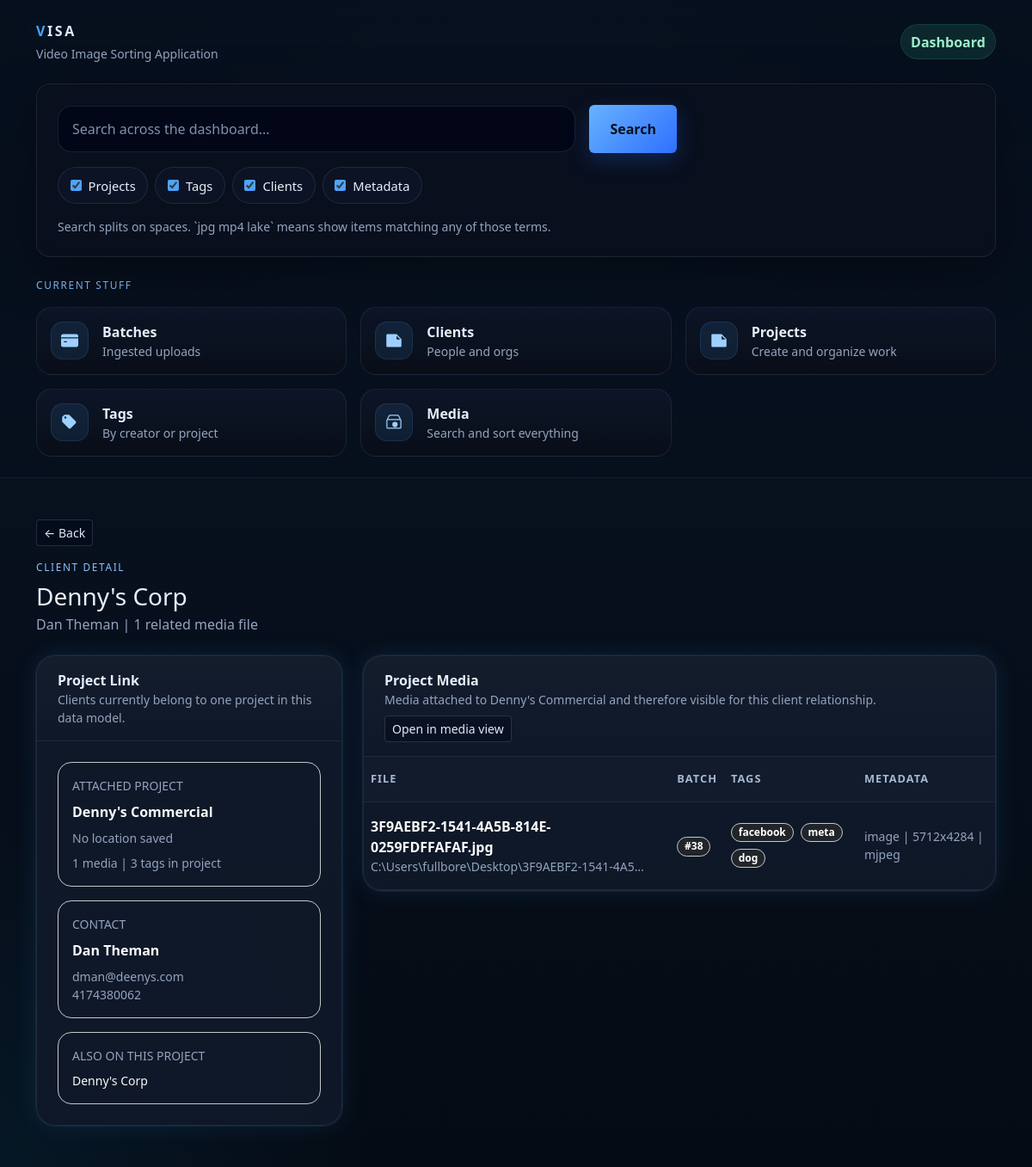
The app's page /dashboard/clients/3/ with its own data.
### base/models.py (models this page shows, shortened)
class Customer(models.Model):
    project = models.ForeignKey(
        Project,
        on_delete=models.CASCADE,
        related_name="customers",
    )
    company_name = models.CharField(max_length=90, blank=True)
    first_name = models.CharField(max_length=90)
    last_name = models.CharField(max_length=90)
    phone = models.CharField(max_length=30, blank=True)
    email = models.EmailField(blank=True)
    street_num = models.CharField(max_length=20, blank=True)
    street_name = models.CharField(max_length=120, blank=True)
    city = models.CharField(max_length=90, blank=True)
    state = models.CharField(max_length=10, blank=True)
    zip_code = models.CharField(max_length=20, blank=True)
    country = models.CharField(max_length=90, blank=True)

class Project(models.Model):
    name = models.CharField(max_length=90)
    location = models.CharField(max_length=90, blank=True)
    start_date = models.DateField(null=True, blank=True)
    end_date = models.DateField(null=True, blank=True)
    users = models.ManyToManyField(
        settings.AUTH_USER_MODEL,
        through="ProjectUser",
        related_name="projects",
        blank=True,
    )

class Media(models.Model):
    class Meta:
        verbose_name_plural = "Media Files"
    batch = models.ForeignKey(
        Batch,
        on_delete=models.CASCADE,
        related_name="media",
        null=True,
        blank=True,
    )
    project = models.ForeignKey(
        Project,
        on_delete=models.CASCADE,
        related_name="media",
        null=True,
        blank=True,
    )
    file_name = models.CharField(max_length=255)
    file_path = models.CharField(max_length=512, unique=True)
    tags = models.ManyToManyField(
        Tag,
        through="MediaTag",
        related_name="media",
        blank=True,
    )
    created_at = models.DateTimeField(auto_now_add=True)

class Batch(models.Model):
    class Meta:
        verbose_name_plural = "Batches"
    created_at = models.DateTimeField(auto_now_add=True)
    closed_at = models.DateTimeField(null=True, blank=True)

class Tag(models.Model):
    user = models.ForeignKey(
        settings.AUTH_USER_MODEL,
        on_delete=models.CASCADE,
        related_name="tags",
        null=True,
        blank=True,
    )
    name = models.CharField(max_length=90)
    class Meta:
        constraints = [
            models.UniqueConstraint(fields=["user", "name"], name="uniq_tag_user_name"),
        ]

class MediaMetadata(models.Model):
    class Meta:
        verbose_name_plural = "Media Metadata"
    media = models.OneToOneField(
        Media,
        on_delete=models.CASCADE,
        related_name="metadata",
    )
    file_type = models.CharField(max_length=90, blank=True)
    file_size = models.BigIntegerField(
        null=True,
        blank=True,
        help_text="File size in bytes",
    )
    imported_at = models.DateTimeField(
        null=True,
        blank=True,
        help_text="When this metadata record was imported or created",
    )
    has_color_grade = models.BooleanField(default=False)
    hdr = models.BooleanField(
        null=True,
        blank=True,
        help_text="True/False when known, null when unknown",
    )
    frame_rate = models.DecimalField(
        max_digits=8,
        decimal_places=3,
        null=True,
        blank=True,
        help_text="Frames per second, e.g. 23.976",
    )
    codec = models.CharField(max_length=90, blank=True)
    duration = models.DurationField(
        null=True,
        blank=True,
        help_text="Length of media",
    )
    width = models.PositiveIntegerField(null=True, blank=True)
    height = models.PositiveIntegerField(null=True, blank=True)
    aspect_ratio = models.CharField(
        max_length=90,
        null=True,
        blank=True,
        help_text="Optional source-reported aspect ratio",
    )
    color_space = models.CharField(max_length=90, blank=True)
    bit_rate = models.BigIntegerField(
        null=True,
        blank=True,
        help_text="Bits per second",
    )
    @property
    def resolution(self):
        if self.width and self.height:
            return f"{self.width}x{self.height}"
        return ""

### base/views.py (the view)
# urls.py: path("dashboard/clients/<int:client_id>/", views.dashboard_client_detail, name="dashboard_client_detail"),
def dashboard_client_detail(request, client_id):
    client = get_object_or_404(
        Customer.objects.select_related("project").annotate(
            project_media_total=Count("project__media", distinct=True),
            project_tag_total=Count("project__media__tags", distinct=True),
        ),
        id=client_id,
    )
    media_list = (
        client.project.media.select_related("metadata", "batch")
        .prefetch_related("tags")
        .order_by("file_name")
    )
    return render(
        request,
        "base/dashboard_client_detail.html",
        {
            "client": client,
            "project": client.project,
            "media_list": media_list,
            "media_count": media_list.count(),
            "project_clients": client.project.customers.order_by("company_name", "last_name", "first_name"),
            **_base_context(),
        },
    )

### base/views.py (called while the page is built)
def _empty_search_state():
    return {
        "q": "",
        "terms": [],
        "projects": True,
        "tags": True,
        "clients": True,
        "metadata": True,
    }

def _base_context(search_state=None):
    return {
        "search_state": search_state or _empty_search_state(),
    }

### base/templates/base/dashboard_client_detail.html (shortened to what this page needs)
{% extends "base/base.html" %}
{% block content %}
  <div class="d-flex flex-wrap justify-content-between align-items-start gap-3 mb-4">
    <div>
      <a href="{% url 'dashboard_clients' %}" class="btn btn-sm btn-outline-visa mb-3">&larr; Back</a>
      <div class="section-label mb-2">Client detail</div>
      <h1 class="h3 mb-1">{% if client.company_name %}{{ client.company_name }}{% else %}{{ client.first_name }} {{ client.last_name }}{% endif %}</h1>
      <div class="muted">{{ client.first_name }} {{ client.last_name }} | {{ media_count }} related media file{{ media_count|pluralize }}</div>
    </div>
  </div>
  <div class="row g-4">
    <div class="col-12 col-xl-4">
      <div class="visa-glass-soft card-visa h-100">
        <div class="content-card-header px-4 py-3">
          <div class="fw-semibold">Project Link</div>
          <div class="small muted">Clients currently belong to one project in this data model.</div>
        </div>
        <div class="p-4 d-grid gap-3">
          <div class="rounded-4 border border-secondary-subtle p-3">
            <div class="small muted text-uppercase mb-2">Attached project</div>
            <a href="{% url 'dashboard_project_detail' project.id %}" class="fw-semibold text-light text-decoration-none">{{ project.name }}</a>
            <div class="small muted mt-2">{{ project.location|default:"No location saved" }}</div>
            <div class="small muted mt-2">{{ client.project_media_total }} media | {{ client.project_tag_total }} tags in project</div>
          </div>
          <div class="rounded-4 border border-secondary-subtle p-3">
            <div class="small muted text-uppercase mb-2">Contact</div>
            <div class="fw-semibold text-light">{{ client.first_name }} {{ client.last_name }}</div>
            <div class="small muted mt-2">{% if client.email %}{{ client.email }}{% else %}No email saved{% endif %}</div>
            <div class="small muted">{% if client.phone %}{{ client.phone }}{% else %}No phone saved{% endif %}</div>
          </div>
          <div class="rounded-4 border border-secondary-subtle p-3">
            <div class="small muted text-uppercase mb-2">Also on this project</div>
            {% for teammate in project_clients %}
              <div class="small {% if teammate.id == client.id %}text-light{% else %}muted{% endif %}">
                {% if teammate.company_name %}{{ teammate.company_name }}{% else %}{{ teammate.first_name }} {{ teammate.last_name }}{% endif %}
              </div>
            {% empty %}
              <div class="small muted">No other clients attached.</div>
            {% endfor %}
          </div>
        </div>
      </div>
    </div>
    <div class="col-12 col-xl-8">
      <div class="visa-glass-soft card-visa">
        <div class="content-card-header px-4 py-3 d-flex flex-wrap justify-content-between align-items-center gap-2">
          <div>
            <div class="fw-semibold">Project Media</div>
            <div class="small muted">Media attached to {{ project.name }} and therefore visible for this client relationship.</div>
          </div>
          <a href="{% url 'dashboard_media' %}?client_id={{ client.id }}" class="btn btn-sm btn-outline-visa">Open in media view</a>
        </div>
        <div class="table-responsive">
          <table class="table table-visa table-hover align-middle mb-0">
            <thead>
              <tr>
                <th>File</th>
                <th>Batch</th>
                <th>Tags</th>
                <th>Metadata</th>
              </tr>
            </thead>
            <tbody>
              {% for media in media_list %}
                <tr>
                  <td>
                    <a href="{% url 'dashboard_media_detail' media.id %}" class="fw-semibold text-light text-decoration-none">{{ media.file_name }}</a>
                    <div class="small muted text-truncate" style="max-width: 320px;" title="{{ media.file_path }}">{{ media.file_path }}</div>
                  </td>
                  <td>
                    {% if media.batch %}
                      <span class="badge rounded-pill text-bg-dark border border-secondary-subtle">#{{ media.batch.id }}</span>
                    {% else %}
                      <span class="muted">-</span>
                    {% endif %}
                  </td>
                  <td>
                    <div class="d-flex flex-wrap gap-2">
                      {% for tag in media.tags.all %}
                        <span class="badge rounded-pill text-bg-dark border border-secondary-subtle">{{ tag.name }}</span>
                      {% empty %}
                        <span class="muted">-</span>
                      {% endfor %}
                    </div>
                  </td>
                  <td class="small muted">
                    {% if media.metadata %}
                      {{ media.metadata.file_type|default:"unknown" }}
                      {% if media.metadata.resolution %}| {{ media.metadata.resolution }}{% endif %}
                      {% if media.metadata.codec %}| {{ media.metadata.codec }}{% endif %}
                    {% else %}
                      No metadata
                    {% endif %}
                  </td>
                </tr>
              {% empty %}
                <tr><td colspan="4" class="text-center py-5"><div class="muted">No media attached to this client's project yet.</div></td></tr>
              {% endfor %}
            </tbody>
          </table>
        </div>
      </div>
    </div>
  </div>
{% endblock %}

### base/templates/base/base.html (style rules this page uses)
:root { --visa-bg: #07101d; --visa-bg-2: #0b1728; --visa-surface: rgba(10, 17, 30, 0.82); --visa-surface-2: rgba(16, 25, 42, 0.92); --visa-border: rgba(148, 163, 184, 0.14); --visa-border-strong: rgba(96, 165, 250, 0.28); --visa-text: #e5eefc; --visa-muted: #93a4bf; --visa-primary: #4da3ff; --visa-primary-2: #2563eb; --visa-success: #38d39f; --visa-shadow: 0 20px 60px rgba(0, 0, 0, 0.35); --visa-glow: 0 0 0 1px rgba(77, 163, 255, 0.10), 0 0 28px rgba(77, 163, 255, 0.12); --bs-body-bg: var(--visa-bg); --bs-body-color: var(--visa-text); --bs-border-color: var(--visa-border); --bs-primary: var(--visa-primary); --bs-secondary-color: var(--visa-muted); }
html, body { min-height: 100%; }
body { background: radial-gradient(circle at top center, rgba(59, 130, 246, 0.12), transparent 32%), radial-gradient(circle at bottom left, rgba(14, 165, 233, 0.08), transparent 24%), linear-gradient(180deg, #091220 0%, #07101d 45%, #050b14 100%); color: var(--visa-text); }
.visa-glass-soft { background: var(--visa-surface-2); border: 1px solid var(--visa-border); box-shadow: var(--visa-glow); backdrop-filter: blur(14px); -webkit-backdrop-filter: blur(14px); }
.section-label { font-size: .74rem; text-transform: uppercase; letter-spacing: .14em; color: #8abfff; }
.muted { color: var(--visa-muted) !important; }
.table-visa { --bs-table-bg: transparent; --bs-table-color: var(--visa-text); --bs-table-hover-color: var(--visa-text); --bs-table-hover-bg: rgba(77, 163, 255, 0.06); margin-bottom: 0; }
.table-visa thead th { color: #a7b8d3; font-size: .8rem; text-transform: uppercase; letter-spacing: .08em; font-weight: 600; border-bottom-color: rgba(148, 163, 184, 0.12); background: rgba(255,255,255,0.01); }
.table-visa td, .table-visa th { border-color: rgba(148, 163, 184, 0.10); padding-top: 1rem; padding-bottom: 1rem; }
.card-visa { border-radius: 22px; overflow: hidden; }
.btn-outline-visa { color: #dbeafe; border-color: rgba(148, 163, 184, 0.22); background: rgba(2, 6, 23, 0.36); }
.content-card-header { border-bottom: 1px solid rgba(148, 163, 184, 0.10); background: linear-gradient(180deg, rgba(255,255,255,.02), rgba(255,255,255,0)); }

### records on screen
Customer: company_name "Denny's Corp", first_name "Dan", last_name "Theman", project_media_total "1", project_tag_total "3", email "dman@deenys.com", phone "4174380062"
Project: name "Denny's Commercial", location "No location saved"
Media: file_name "3F9AEBF2-1541-4A5B-814E-0259FDFFAFAF.jpg", file_path "C:\\Users\\fullbore\\Desktop\\3F9AEBF2-1541-4A5…", batch.id "38", metadata.file_type "image", metadata.resolution "5712x4284", metadata.codec "mjpeg"
Tag: name "facebook"
Tag: name "meta"
Tag: name "dog"

### other values on screen
{{ media_count }} "1"
